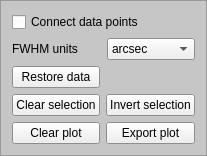
      <widget class="QFrame" name="frame_3">
       <property name="palette">
        <palette>
         <active>
          <colorrole role="Base">
           <brush brushstyle="SolidPattern">
            <color alpha="255">
             <red>252</red>
             <green>252</green>
             <blue>252</blue>
            </color>
           </brush>
          </colorrole>
          <colorrole role="Window">
           <brush brushstyle="SolidPattern">
            <color alpha="255">
             <red>198</red>
             <green>198</green>
             <blue>199</blue>
            </color>
           </brush>
          </colorrole>
         </active>
         <inactive>
          <colorrole role="Base">
           <brush brushstyle="SolidPattern">
            <color alpha="255">
             <red>252</red>
             <green>252</green>
             <blue>252</blue>
            </color>
           </brush>
          </colorrole>
          <colorrole role="Window">
           <brush brushstyle="SolidPattern">
            <color alpha="255">
             <red>198</red>
             <green>198</green>
             <blue>199</blue>
            </color>
           </brush>
          </colorrole>
         </inactive>
         <disabled>
          <colorrole role="Base">
           <brush brushstyle="SolidPattern">
            <color alpha="255">
             <red>198</red>
             <green>198</green>
             <blue>199</blue>
            </color>
           </brush>
          </colorrole>
          <colorrole role="Window">
           <brush brushstyle="SolidPattern">
            <color alpha="255">
             <red>198</red>
             <green>198</green>
             <blue>199</blue>
            </color>
           </brush>
          </colorrole>
         </disabled>
        </palette>
       </property>
       <property name="autoFillBackground">
        <bool>true</bool>
       </property>
       <property name="frameShape">
        <enum>QFrame::StyledPanel</enum>
       </property>
       <property name="frameShadow">
        <enum>QFrame::Raised</enum>
       </property>
       <layout class="QGridLayout" name="gridLayout_5">
        <item row="1" column="0">
         <widget class="QLabel" name="label_15">
          <property name="text">
           <string>FWHM units</string>
          </property>
         </widget>
        </item>
        <item row="1" column="1">
         <widget class="QComboBox" name="fwhmunitsComboBox">
          <property name="statusTip">
           <string>The units used for the seeing plot</string>
          </property>
          <item>
           <property name="text">
            <string>arcsec</string>
           </property>
          </item>
          <item>
           <property name="text">
            <string>pixel</string>
           </property>
          </item>
         </widget>
        </item>
        <item row="2" column="0" colspan="2">
         <layout class="QGridLayout" name="gridLayout_4">
          <item row="2" column="0">
           <widget class="QPushButton" name="clearSelectionPushButton">
            <property name="focusPolicy">
             <enum>Qt::ClickFocus</enum>
            </property>
            <property name="statusTip">
             <string>Clears a selection of data points.</string>
            </property>
            <property name="text">
             <string>Clear selection</string>
            </property>
           </widget>
          </item>
          <item row="2" column="1">
           <widget class="QPushButton" name="invertSelectionPushButton">
            <property name="focusPolicy">
             <enum>Qt::ClickFocus</enum>
            </property>
            <property name="statusTip">
             <string>Invert the selection</string>
            </property>
            <property name="text">
             <string>Invert selection</string>
            </property>
           </widget>
          </item>
          <item row="3" column="0">
           <widget class="QPushButton" name="ClearPlotPushButton">
            <property name="focusPolicy">
             <enum>Qt::ClickFocus</enum>
            </property>
            <property name="statusTip">
             <string>Clears and resets the plot panels to an empty state.</string>
            </property>
            <property name="text">
             <string>Clear plot</string>
            </property>
           </widget>
          </item>
          <item row="3" column="1">
           <widget class="QPushButton" name="exportPushButton">
            <property name="focusPolicy">
             <enum>Qt::ClickFocus</enum>
            </property>
            <property name="statusTip">
             <string>Exports the graphics to PNG format.</string>
            </property>
            <property name="text">
             <string>Export plot</string>
            </property>
           </widget>
          </item>
          <item row="1" column="0">
           <widget class="QPushButton" name="restoreDataPushButton">
            <property name="focusPolicy">
             <enum>Qt::ClickFocus</enum>
            </property>
            <property name="statusTip">
             <string>Restores manually removed data points. Also puts the corresponding bad images back into their original place.</string>
            </property>
            <property name="text">
             <string>Restore data</string>
            </property>
           </widget>
          </item>
         </layout>
        </item>
        <item row="0" column="0" colspan="2">
         <widget class="QCheckBox" name="connectDataPointsCheckBox">
          <property name="focusPolicy">
           <enum>Qt::ClickFocus</enum>
          </property>
          <property name="text">
           <string>Connect data points</string>
          </property>
         </widget>
        </item>
       </layout>
      </widget>
